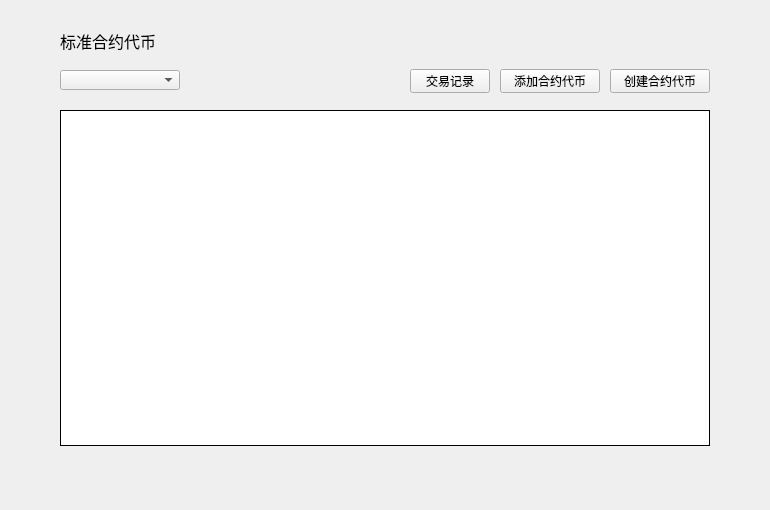
<?xml version="1.0" encoding="UTF-8"?>
<ui version="4.0">
 <class>ContractTokenPage</class>
 <widget class="QWidget" name="ContractTokenPage">
  <property name="geometry">
   <rect>
    <x>0</x>
    <y>0</y>
    <width>770</width>
    <height>510</height>
   </rect>
  </property>
  <property name="windowTitle">
   <string>Form</string>
  </property>
  <widget class="QLabel" name="title_label">
   <property name="geometry">
    <rect>
     <x>60</x>
     <y>28</y>
     <width>200</width>
     <height>26</height>
    </rect>
   </property>
   <property name="font">
    <font>
     <family>微软雅黑</family>
     <pointsize>12</pointsize>
     <weight>50</weight>
     <italic>false</italic>
     <bold>false</bold>
    </font>
   </property>
   <property name="styleSheet">
    <string notr="true"/>
   </property>
   <property name="text">
    <string>标准合约代币</string>
   </property>
  </widget>
  <widget class="QToolButton" name="createTokenBtn">
   <property name="geometry">
    <rect>
     <x>610</x>
     <y>69</y>
     <width>100</width>
     <height>24</height>
    </rect>
   </property>
   <property name="font">
    <font>
     <family>微软雅黑</family>
     <weight>50</weight>
     <italic>false</italic>
     <bold>false</bold>
    </font>
   </property>
   <property name="cursor">
    <cursorShape>PointingHandCursor</cursorShape>
   </property>
   <property name="focusPolicy">
    <enum>Qt::NoFocus</enum>
   </property>
   <property name="styleSheet">
    <string notr="true"/>
   </property>
   <property name="text">
    <string>创建合约代币</string>
   </property>
  </widget>
  <widget class="QTableWidget" name="tokenTableWidget">
   <property name="geometry">
    <rect>
     <x>60</x>
     <y>110</y>
     <width>650</width>
     <height>336</height>
    </rect>
   </property>
   <property name="cursor" stdset="0">
    <cursorShape>PointingHandCursor</cursorShape>
   </property>
   <property name="layoutDirection">
    <enum>Qt::LeftToRight</enum>
   </property>
   <property name="styleSheet">
    <string notr="true"/>
   </property>
   <property name="frameShape">
    <enum>QFrame::Box</enum>
   </property>
   <property name="frameShadow">
    <enum>QFrame::Plain</enum>
   </property>
   <property name="verticalScrollBarPolicy">
    <enum>Qt::ScrollBarAsNeeded</enum>
   </property>
   <property name="horizontalScrollBarPolicy">
    <enum>Qt::ScrollBarAlwaysOff</enum>
   </property>
   <property name="autoScroll">
    <bool>true</bool>
   </property>
   <property name="editTriggers">
    <set>QAbstractItemView::NoEditTriggers</set>
   </property>
   <property name="selectionMode">
    <enum>QAbstractItemView::NoSelection</enum>
   </property>
   <property name="iconSize">
    <size>
     <width>19</width>
     <height>12</height>
    </size>
   </property>
   <property name="showGrid">
    <bool>true</bool>
   </property>
   <property name="gridStyle">
    <enum>Qt::SolidLine</enum>
   </property>
   <attribute name="horizontalHeaderVisible">
    <bool>false</bool>
   </attribute>
   <attribute name="horizontalHeaderCascadingSectionResizes">
    <bool>false</bool>
   </attribute>
   <attribute name="horizontalHeaderHighlightSections">
    <bool>false</bool>
   </attribute>
   <attribute name="verticalHeaderVisible">
    <bool>false</bool>
   </attribute>
   <attribute name="verticalHeaderHighlightSections">
    <bool>false</bool>
   </attribute>
   <column>
    <property name="text">
     <string>代币</string>
    </property>
    <property name="font">
     <font>
      <family>微软雅黑</family>
     </font>
    </property>
    <property name="textAlignment">
     <set>AlignCenter</set>
    </property>
   </column>
   <column>
    <property name="text">
     <string>合约地址</string>
    </property>
    <property name="font">
     <font>
      <family>微软雅黑</family>
     </font>
    </property>
    <property name="textAlignment">
     <set>AlignCenter</set>
    </property>
   </column>
   <column>
    <property name="text">
     <string>余额</string>
    </property>
    <property name="textAlignment">
     <set>AlignCenter</set>
    </property>
   </column>
   <column>
    <property name="text">
     <string/>
    </property>
   </column>
  </widget>
  <widget class="QComboBox" name="accountComboBox">
   <property name="geometry">
    <rect>
     <x>60</x>
     <y>70</y>
     <width>120</width>
     <height>20</height>
    </rect>
   </property>
   <property name="font">
    <font>
     <family>微软雅黑</family>
     <weight>50</weight>
     <bold>false</bold>
    </font>
   </property>
   <property name="focusPolicy">
    <enum>Qt::NoFocus</enum>
   </property>
   <property name="styleSheet">
    <string notr="true"/>
   </property>
  </widget>
  <widget class="QToolButton" name="addTokenBtn">
   <property name="geometry">
    <rect>
     <x>500</x>
     <y>69</y>
     <width>100</width>
     <height>24</height>
    </rect>
   </property>
   <property name="font">
    <font>
     <family>微软雅黑</family>
     <weight>50</weight>
     <italic>false</italic>
     <bold>false</bold>
    </font>
   </property>
   <property name="cursor">
    <cursorShape>PointingHandCursor</cursorShape>
   </property>
   <property name="focusPolicy">
    <enum>Qt::NoFocus</enum>
   </property>
   <property name="styleSheet">
    <string notr="true"/>
   </property>
   <property name="text">
    <string>添加合约代币</string>
   </property>
  </widget>
  <widget class="QToolButton" name="historyBtn">
   <property name="geometry">
    <rect>
     <x>410</x>
     <y>69</y>
     <width>80</width>
     <height>24</height>
    </rect>
   </property>
   <property name="font">
    <font>
     <family>微软雅黑</family>
     <weight>50</weight>
     <italic>false</italic>
     <bold>false</bold>
    </font>
   </property>
   <property name="cursor">
    <cursorShape>PointingHandCursor</cursorShape>
   </property>
   <property name="focusPolicy">
    <enum>Qt::NoFocus</enum>
   </property>
   <property name="styleSheet">
    <string notr="true"/>
   </property>
   <property name="text">
    <string>交易记录</string>
   </property>
  </widget>
 </widget>
 <resources/>
 <connections/>
</ui>
